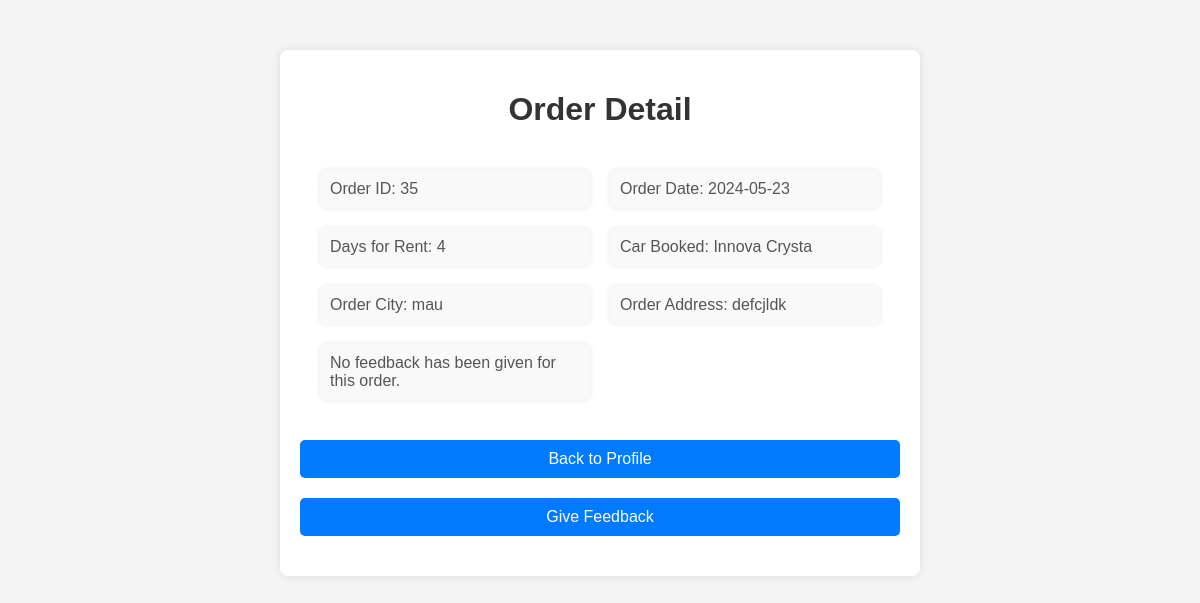
/order/35/ (signed in), run on the app's committed database.
### shop/models.py (models this page shows, shortened)
class Order(models.Model) :
    STATUS_CHOICES = [
        ('SUCCESSFUL', 'Successful'),
        ('CANCELLED', 'Cancelled'),
    ]
    user= models.ForeignKey(User, on_delete=models.CASCADE, default=1)
    order_id = models.AutoField(primary_key=True)
    name = models.CharField(max_length=90,default="")
    email = models.CharField(max_length=50,default="")
    phone = models.CharField(max_length=20,default="")
    address = models.CharField(max_length=500,default="")
    city = models.CharField(max_length=50,default="")
    cars = models.CharField(max_length=50,default="")
    days_for_rent = models.IntegerField(default=0)
    date = models.CharField(max_length=50,default="")
    loc_from = models.CharField(max_length=50,default="")
    loc_to = models.CharField(max_length=50,default="")
    from django.contrib.auth.models import User

### shop/views.py (the view)
# urls.py: path('order/<int:order_id>/', order_detail, name='order_detail'),
@login_required
def order_detail(request, order_id):
    order = Order.objects.get(order_id=order_id)  # Replace 'Order' and 'id' with your actual model and field names
    feedback=Feedback.objects.filter(order=order).first()
    context = {
        'order': order,
        'feedback': feedback,
    }
    return render(request, 'order_detail.html', context)

### templates/order_detail.html (shortened to what this page needs)
<!DOCTYPE html>
<html lang="en">
<head>
</head>
<body>
    <div class="container">
        <h1>Order Detail</h1>
        <div class="grid-container">
            <div class="grid-item">Order ID: {{ order.order_id }}</div>
            <div class="grid-item">Order Date: {{ order.date }}</div>
            <div class="grid-item">Days for Rent: {{ order.days_for_rent }}</div>
            <div class="grid-item">Car Booked: {{ order.cars }}</div>
            <div class="grid-item">Order City: {{ order.city }}</div>
            <div class="grid-item">Order Address: {{ order.loc_from }}</div>
            <div class="grid-item" >
                {% if feedback %}
                    Rating: {{ feedback.rating }} &#9733;
                {% else %}
                    No feedback has been given for this order.
                {% endif %}
            </div>
        </div>
        <a href="{% url 'profile' %}">Back to Profile</a>
        <a href="{% url 'submit_feedback' %}">Give Feedback</a>
    </div>
</body>
</html>

### templates/order_detail.html (style rules this page uses)
body { font-family: Arial, sans-serif; margin: 0; padding: 0; background-color: #f4f4f4; }
.container { max-width: 600px; margin: 50px auto; padding: 20px; background-color: #fff; box-shadow: 0 0 10px rgba(0, 0, 0, 0.1); border-radius: 8px; }
h1 { text-align: center; color: #333; }
.grid-container { display: grid; grid-template-columns: 1fr 1fr; gap: 20px; padding: 20px; }
.grid-item { text-align: left; color: #555; font-size: 16px; background-color: #f9f9f9; padding: 10px; border-radius: 5px; box-shadow: 0 0 5px rgba(0, 0, 0, 0.1); }
a { display: block; text-align: center; margin: 20px 0; padding: 10px 20px; background-color: #007bff; color: #fff; text-decoration: none; border-radius: 5px; transition: background-color 0.3s ease; }

### data on the page
Order: order_id "35", date "2024-05-23", days_for_rent "4", cars "Innova Crysta", city "mau", loc_from "defcjldk"
